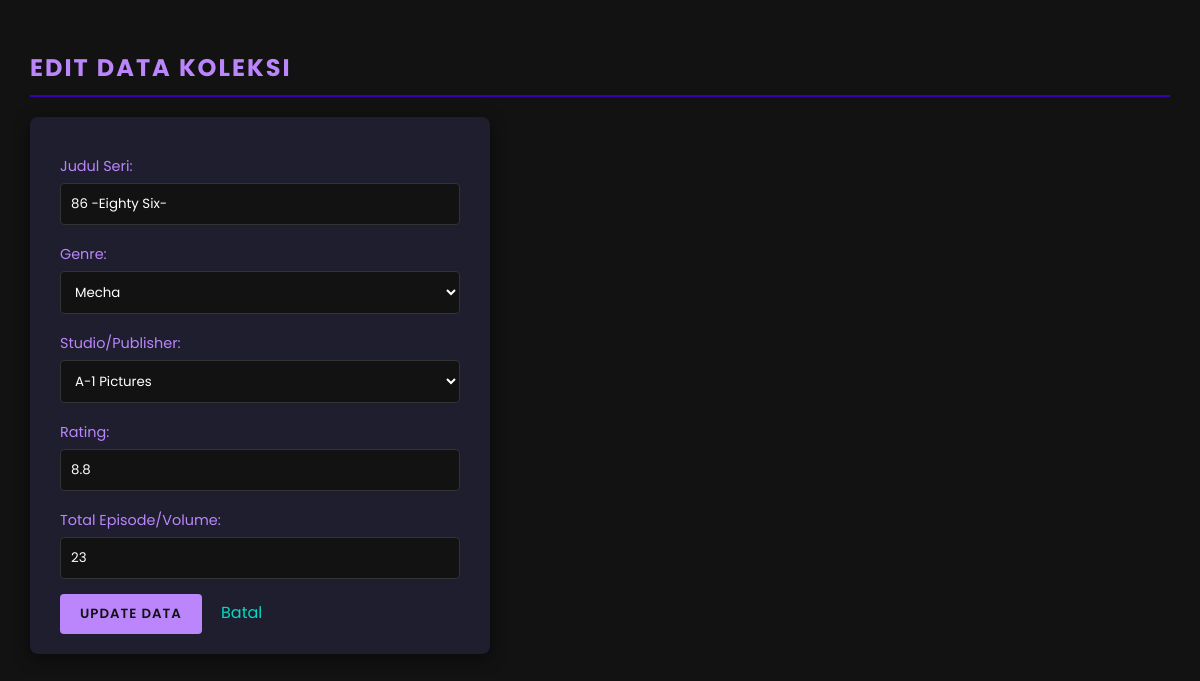
The app's page /edit.php?id=4 with its own data.
### tables this page shows
CREATE TABLE `daftar_koleksi` (
  `id` int NOT NULL,
  `judul` varchar(150) NOT NULL,
  `genre_id` int NOT NULL,
  `studio_id` int NOT NULL,
  `rating` decimal(3,1) NOT NULL,
  `jumlah_episode` int NOT NULL DEFAULT '0'
);

CREATE TABLE `genre` (
  `id` int NOT NULL,
  `nama_genre` varchar(100) NOT NULL
);

CREATE TABLE `studio` (
  `id` int NOT NULL,
  `nama_studio` varchar(100) NOT NULL,
  `asal_negara` varchar(50) DEFAULT NULL
);

### edit.php (the view, shortened to what this page needs)
<?php
$pdo = Database::getInstance()->getConnection();
$id = isset($_GET['id']) ? (int) $_GET['id'] : 0;
$stmt = $pdo->prepare("SELECT * FROM daftar_koleksi WHERE id = ?");
$stmt->execute([$id]);
$item = $stmt->fetch();
$genres = $pdo->query("SELECT * FROM genre ORDER BY nama_genre")->fetchAll();
$studios = $pdo->query("SELECT * FROM studio ORDER BY nama_studio")->fetchAll();
?>
<!DOCTYPE html>
<html lang="id">
<head>
    <link rel="stylesheet" href="assets/style.css">
</head>
<body>
    <h2>Edit Data Koleksi</h2>
    <form method="POST" action="">
        <p>
            <label>Judul Seri:</label>
            <input type="text" name="judul" value="<?= htmlspecialchars($item['judul']) ?>" required>
        </p>
        <p>
            <label>Genre:</label>
            <select name="genre_id" required>
                <?php foreach ($genres as $g): ?>
                    <option value="<?= $g['id'] ?>" <?= $item['genre_id'] == $g['id'] ? 'selected' : '' ?>>
                        <?= htmlspecialchars($g['nama_genre']) ?>
                    </option>
                <?php endforeach; ?>
            </select>
        </p>
        <p>
            <label>Studio/Publisher:</label>
            <select name="studio_id" required>
                <?php foreach ($studios as $s): ?>
                    <option value="<?= $s['id'] ?>" <?= $item['studio_id'] == $s['id'] ? 'selected' : '' ?>>
                        <?= htmlspecialchars($s['nama_studio']) ?>
                    </option>
                <?php endforeach; ?>
            </select>
        </p>
        <p>
            <label>Rating:</label>
            <input type="number" step="0.1" name="rating" value="<?= htmlspecialchars($item['rating']) ?>" required>
        </p>
        <p>
            <label>Total Episode/Volume:</label>
            <input type="number" name="jumlah_episode" value="<?= htmlspecialchars($item['jumlah_episode']) ?>" required>
        </p>
        <button type="submit">Update Data</button>
        <a href="index.php" style="margin-left: 15px;">Batal</a>
    </form>
</body>
</html>

### assets/style.css (style rules this page uses)
body { background-color: #121212; color: #e0e0e0; font-family: 'Poppins', sans-serif; margin: 0; padding: 30px; }
h2 { color: #bb86fc; border-bottom: 2px solid #3700b3; padding-bottom: 10px; text-transform: uppercase; letter-spacing: 2px; }
a { color: #03dac6; text-decoration: none; transition: color 0.3s; }
button { background-color: #bb86fc; color: #121212; border: none; padding: 10px 20px; border-radius: 4px; font-weight: 600; cursor: pointer; transition: all 0.3s ease; text-transform: uppercase; font-family: 'Poppins', sans-serif; letter-spacing: 1px; }
form { background-color: #1e1e2f; padding: 20px 30px; border-radius: 8px; max-width: 400px; box-shadow: 0 4px 15px rgba(0,0,0,0.5); }
form p { margin-bottom: 15px; }
label { font-size: 0.9em; color: #bb86fc; }
input, select { width: 100%; padding: 10px; margin-top: 5px; background-color: #121212; border: 1px solid #333; color: #fff; border-radius: 4px; font-family: 'Poppins', sans-serif; box-sizing: border-box; }

### records on screen
daftar_koleksi: judul "86 -Eighty Six-", genre_id "Mecha", studio_id "A-1 Pictures", rating "8.8", jumlah_episode "23"
